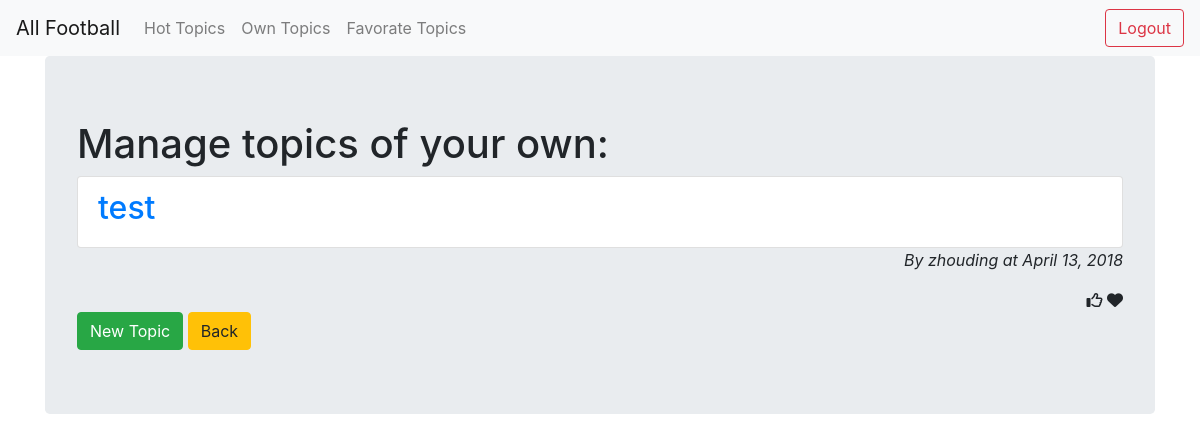
The page /own_topics/ (signed in) on the database as committed earlier.
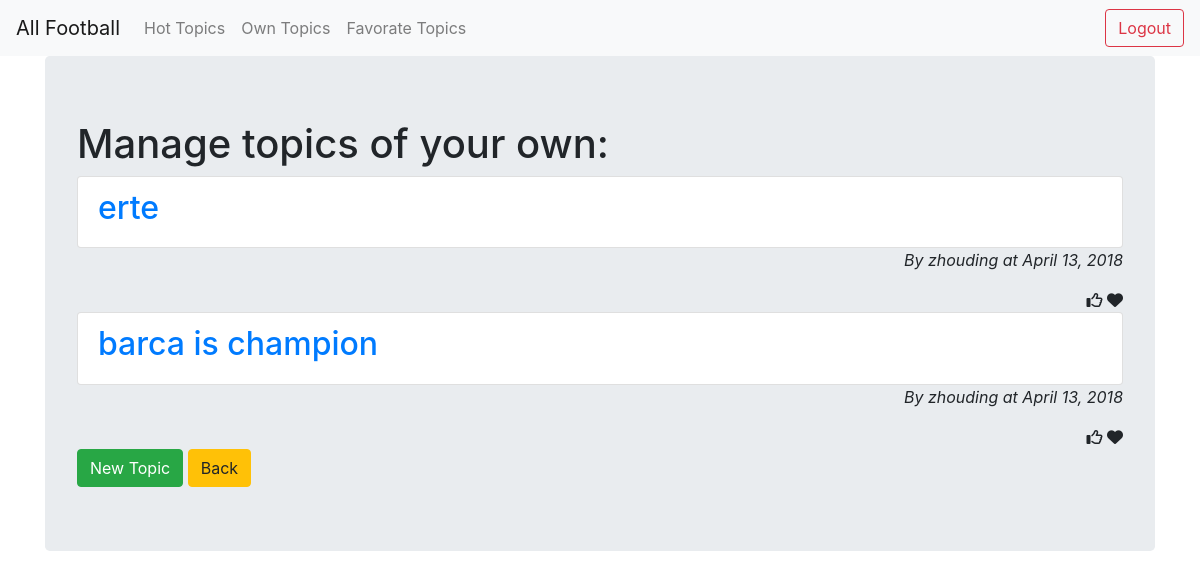
The same page on the database as committed later.
### app/models.py (models this page shows, shortened)
class Topic(models.Model):
    title = models.CharField(max_length = 256)
    content = models.CharField(max_length = 3000)
    author = models.ForeignKey(User, related_name = 'author', on_delete=models.CASCADE)
    date = models.DateField(auto_now = False, auto_now_add = True)
    likes = models.BigIntegerField(blank=True, null=True)
    favorates = models.BigIntegerField(blank=True, null=True)
    favorate_by = models.ManyToManyField(User, blank=True)
    tags = models.ManyToManyField(Tag, blank=True)

### app/views.py (the view)
# urls.py: path('own_topics/', views.OwnTopicListView.as_view(), name='own_topics'),
class OwnTopicListView(ListView):
    model = models.Topic
    template_name = 'own_topics.html'
    context_object_name = 'topics'
    def get_queryset(self):
        return models.Topic.objects.filter(author=self.request.user).order_by('-favorates', '-likes', '-date')

### templates/own_topics.html
{% extends "base.html" %}
{% block content %}
    <div class="jumbotron">
        <h1>Manage topics of your own:</h1>
        <ul class="list-group">
            {% for topic in topics %}
            <a href="{{ topic.id }}"><li class="list-group-item"><h2>{{ topic.title }}</h2></li></a>
            <em style="text-align:right"><p>By {{ topic.author.username }} at {{ topic.date }}</p></em>
            <div style="text-align:right">
                    <i class="fa fa-thumbs-o-up" aria-hidden="true"></i>
                    <i class="fa fa-heart" aria-hidden="true"></i>
                </div>
            {% endfor %}
        </ul>
        <a href="{% url 'app:new_topic' %}"><button type="button" class="btn btn-success">New Topic</button></a>
        <a href="{% url 'app:topics' %}"><button type="button" class="btn btn-warning">Back</button></a>
    </div>
{% endblock %}

Rows that differ between the two databases and show on the page:
removed Topic: title "test", author.username "zhouding", date "April 13, 2018"
added Topic: title "erte", author.username "zhouding", date "April 13, 2018"
added Topic: title "barca is champion", author.username "zhouding", date "April 13, 2018"
